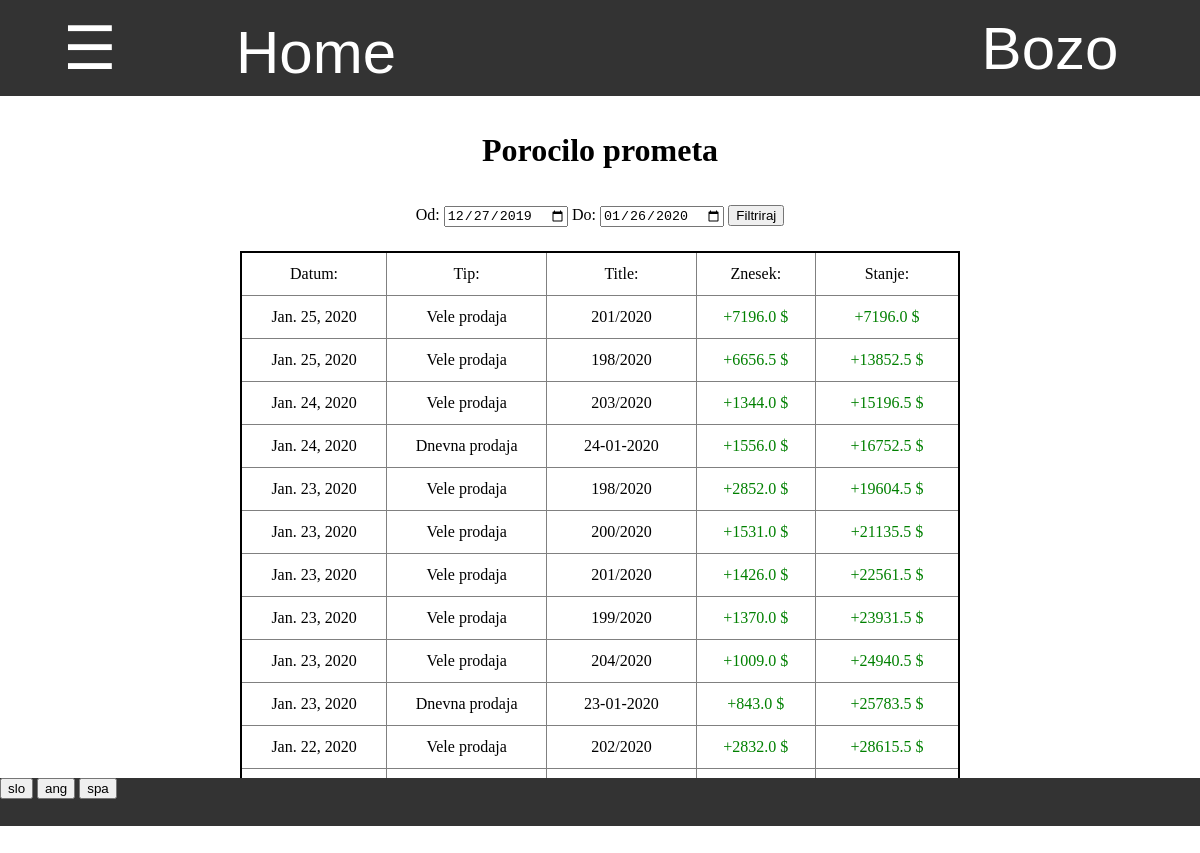
/zaloga/porocilo/porocilo_prometa (signed in), run on the app's committed database.
### program/models.py (models this page shows)
class Profil(models.Model):
    user = models.OneToOneField(User,on_delete=models.CASCADE)
    jezik =  models.CharField(default="spa",max_length=3, choices=JEZIKI)
    stranka = models.OneToOneField(Stranka, on_delete=models.CASCADE, default=None, null=True, blank=True)

### zaloga/models.py (models this page shows, shortened)
class Baza(models.Model):
    author = models.ForeignKey(User,default=1, on_delete=models.CASCADE)
    title = models.CharField(default="",max_length=15)
    datum = models.DateField(default=timezone.now)
    zaloga = models.ForeignKey(Zaloga, default=1 ,on_delete=models.CASCADE)
    status = models.CharField(default="aktivno",max_length=10)
    sprememba_zaloge = models.IntegerField(default = -1)
    tip = models.CharField(default="prevzem",max_length=20, choices=TIPI_BAZE)
    kontejner = models.OneToOneField(Kontejner,null=True,default=None,blank=True, on_delete=models.CASCADE)
    popust = models.IntegerField(default = None, null=True, blank=True)
    stranka = models.ForeignKey(Stranka, on_delete=models.CASCADE, default=None, null=True, blank=True)
    cas = models.TimeField(default=None,null=True,blank=True)
    dnevna_prodaja = models.ForeignKey(Dnevna_prodaja, on_delete=models.CASCADE, default=None, null=True, blank=True)
    prevoz = models.DecimalField(default=None,null=True,blank=True,max_digits=5, decimal_places=2)
    @property
    def skupno_stevilo(self):
        stevilo = 0
        for vnos in self.vnos_set.all():
            stevilo += vnos.stevilo
        return stevilo
    @property
    def skupna_cena(self):
        cena = 0
        for vnos in self.vnos_set.all():
            cena += vnos.skupna_cena
        return cena
    @property
    def cena_popusta(self):
        return round(float(self.skupna_cena) * (self.popust / 100))
    @property
    def cena_prevoza(self):
        if self.prevoz != None:
            return self.skupno_stevilo * self.prevoz
    @property
    def koncna_cena(self):
        if self.prevoz != None:
            return self.skupna_cena - self.cena_popusta + self.cena_prevoza
        else:
            return self.skupna_cena - self.cena_popusta

class Dnevna_prodaja(models.Model):
    zaloga = models.ForeignKey(Zaloga, default=1, on_delete=models.CASCADE)
    prodaja = models.ForeignKey(Prodaja, default=1, on_delete=models.CASCADE)
    datum = models.DateField(default=timezone.now)
    title = models.CharField(default="", max_length=20)
    tip = 'dnevna_prodaja'
    skupna_cena = models.DecimalField(decimal_places=2,max_digits=6,default=0)
    skupno_stevilo = models.IntegerField(default = 0)

### zaloga/stroski_views.py (the view)
# urls.py: path('porocilo_prometa',stroski_views.porocilo_prometa, name='porocilo_prometa'),
def porocilo_prometa(request):
    danes = datetime.date.today().strftime('%Y-%m-%d')
    pred_mescem =  (datetime.date.today() - datetime.timedelta(days=30)).strftime('%Y-%m-%d')
    od = request.GET.get('od',pred_mescem)
    do = request.GET.get('do', danes)
    stroski = Stroski_Group.objects.all().filter(datum__gte = od, datum__lte = do).order_by('-datum','-pk').prefetch_related('strosek_set')
    vele_prodaje = Baza.objects.all().filter(tip="vele_prodaja",datum__gte=od,datum__lte=do,status="veljavno").order_by('-datum','-pk').prefetch_related('vnos_set')
    dnevne_prodaje = Dnevna_prodaja.objects.all().filter(datum__gte=od,datum__lte=do).order_by('-datum','-pk')
    promet = []
    for strosek in stroski.iterator():
        slovar = {
            'tip':'Strosek',
            'znesek':-float(strosek.skupni_znesek),
            'title':strosek.title,
            'datum':strosek.datum,
        }
        promet.append(slovar)
    for vele_prodaja in vele_prodaje.iterator():
        slovar = {
            'tip':'Vele prodaja',
            'znesek':float(vele_prodaja.koncna_cena),
            'title':vele_prodaja.title,
            'datum':vele_prodaja.datum,
        }
        promet.append(slovar)
    for dnevna_prodaja in dnevne_prodaje.iterator():
        slovar = {
            'tip':'Dnevna prodaja',
            'znesek':float(dnevna_prodaja.skupna_cena),
            'title':dnevna_prodaja.title,
            'datum':dnevna_prodaja.datum,
        }
        promet.append(slovar)
    promet = sorted(promet,key = lambda i: (i['datum'],i['tip'],i['znesek']), reverse=True)
    pretok, skupno = pregled_prometa(promet)
    slovar = {
        'pretok':pretok,
        'skupno':skupno,
        'promet':promet,
        'od':od,
        'do':do,
    }
    return pokazi_stran(request,'porocilo/porocilo.html',slovar)

### program/models.py (called while the page is built)
    @property
    def vrni_jezike(self):
        return JEZIKI

### request_funkcije.py (called while the page is built)
def vrni_slovar(request):
    with open('slovar.json') as dat:
        slovar = json.load(dat)
    return slovar

def pokazi_stran(request, html, baze={}):
    stranka = False
    program = Program.objects.first()
    zaloga = Zaloga.objects.first()
    if request.user.profil.stranka != None:
        stranka = True
    slovar = {'stranka':stranka,'program':program,'slovar':vrni_slovar(request),'jezik':request.user.profil.jezik}
    slovar.update(baze)
    if not 'zaloga' in baze:
        slovar.update({'zaloga':zaloga})
    slovar.update({'zaloga_pk':slovar['zaloga'].pk})
    return render(request, html, slovar)

### zaloga/models.py (called while the page is built)
    @property
    def skupna_cena(self):
        return self.stevilo * self.cena

    @property
    def skupni_znesek(self):
        znesek = 0
        for strosek in self.strosek_set.all():
            znesek += strosek.znesek
        return znesek

### zaloga/stroski_views.py (called while the page is built)
def pregled_prometa(promet):
    cene, skupno = [], 0
    for sprememba in promet:
        skupno += sprememba['znesek']
        cene.append(skupno)
    return cene, skupno

### zaloga/templatetags/zaloga_exstras.py (called while the page is built)
@register.filter
def keyvalue(dict, key):
    return dict[key]

### zaloga/templates/porocilo/porocilo.html (shortened to what this page needs)
{% extends 'program/base.html' %}
{% load zaloga_exstras %}
{% block content %}
<h1 style="margin-top:3%"> Porocilo prometa </h1>
<div class="filter" style="margin-top:3%">
    <form action="{% url 'porocilo_prometa' %}" method="GET">
        {{slovar|keyvalue:'Od'|keyvalue:jezik}}: <input type="date" value="{{od}}" name="od">
        {{slovar|keyvalue:'Do'|keyvalue:jezik}}: <input type="date" value="{{do}}" name="do">
        <input type="submit" value="{{slovar|keyvalue:'Filtriraj'|keyvalue:jezik}}">
    </form>
</div>
<div style="margin-top:2%;display:inline-block;width:60%">
    <table class="tabela_vnosov">
        <tr>
            <td> {{slovar|keyvalue:'Datum'|keyvalue:jezik}}: </td>
            <td> {{slovar|keyvalue:'Tip'|keyvalue:jezik}}: </td>
            <td> {{slovar|keyvalue:'Title'|keyvalue:jezik}}: </td>
            <td> {{slovar|keyvalue:'Znesek'|keyvalue:jezik}}: </td>
            <td> {{slovar|keyvalue:'Stanje'|keyvalue:jezik}}: </td>
        </tr>
        {% for sprememba in promet %}
            <tr>
                <td> {{sprememba.datum}} </td>
                <td> {{slovar|keyvalue:sprememba.tip|keyvalue:jezik}} </td>
                <td> {{sprememba.title}} </td>
                {% if sprememba.znesek < 0 %}
                    <td> <div style="color:red">{{sprememba.znesek}} $</div> </td>
                {% else %}
                     <td> <div style="color:green">+{{sprememba.znesek}} $</div> </td>
                {% endif %}
                {% if pretok|keyvalue:forloop.counter0 < 0 %}
                    <td> <div style="color:red">{{pretok|keyvalue:forloop.counter0}} $</div> </td>
                {% else %}
                     <td> <div style="color:green">+{{pretok|keyvalue:forloop.counter0}} $</div> </td>
                {% endif %}
            </tr>
        {% endfor %}
    </table>
</div>
{% endblock %}

### program/templates/css/navbar.html (shortened to what this page needs)
{% load zaloga_exstras %}
<div id="navbar" class="navbar">
    {% if stranka %}
        <div style="display:inline-block;width:28%"><a href="{% url 'stranka_pregled_narocil' %}" style="width:100%"> Pregled narocil </a></div>
        <div style="display:inline-block;width:22%"><a href="{% url 'stranka_zgodovina' %}" style="width:100%"> Zgodovina </a></div>
        <a style="width:15%" href="/">Home</a>
    {% else %}
        <button onclick="odpri()" class="nav" style="width:15%"> ☰ </button>
        <a style="width:20%" href="/">Home</a>
    {% endif %}
    <div class="racun dropdown" id="racun">
        <button class="dropbtn" >{{ user.get_username }}
        </button>
    </div>
</div>

### program/static/css/footer.css (style rules this page uses)
div { margin: 0%; padding: 0%; }
div input { margin: 0%; }
div form { margin:0%; padding: 0% }

### program/templates/program/base.html (style rules this page uses)
body { margin: 0%; padding: 0%; overflow:hidden; }
div { margin: 0%; padding: 0%; }

### program/templates/css/tabele.html (style rules this page uses)
table.tabela_vnosov { width:100%; border-spacing:0; border: 2px solid black; border-collapse: collapse; padding:0.5% }
table.tabela_vnosov td { font-size: 100%; text-align: center; border: 1px solid grey; padding: 1vmin; border-collapse: collapse; }

### program/templates/css/navbar.html (style rules this page uses)
.navbar { overflow: hidden; background-color: #333; font-family: Arial; height:12% }
.navbar a { float: left; font-size: 5vmin; color: white; text-align: center; padding: 18px 16px; text-decoration:none; height:100%; }
.navbar .dropdown, .nav { float: left; height:100%; width:100%; margin:0; overflow:hidden; }
.navbar .dropdown .dropbtn, .nav { font-size: 5vmin; border: none; outline: none; color: white; padding: 12px 16px; width:100%; height:100%; background-color: inherit; font-family: inherit; margin: 0; }
.navbar .racun { float:right; width:300px; overflow:hidden }

### data on the page
Profil: jezik "Od", jezik "Do", jezik "Filtriraj", jezik "Datum", jezik "Tip", jezik "Title", jezik "Znesek", jezik "Stanje", promet "Vele prodaja" "Vele prodaja" "Vele prodaja" "Dnevna prodaja" "Vele prodaja" "Vele prodaja" "Vele prodaja" "Vele prodaja" "Vele prodaja" "Dnevna prodaja" "Vele prodaja"
Baza: datum "Jan. 25, 2020", title "201/2020"
Baza: datum "Jan. 25, 2020", title "198/2020"
Baza: datum "Jan. 24, 2020", title "203/2020"
Dnevna_prodaja: datum "Jan. 24, 2020", title "24-01-2020"
Baza: datum "Jan. 23, 2020", title "198/2020"
Baza: datum "Jan. 23, 2020", title "200/2020"
Baza: datum "Jan. 23, 2020", title "201/2020"
Baza: datum "Jan. 23, 2020", title "199/2020"
Baza: datum "Jan. 23, 2020", title "204/2020"
Dnevna_prodaja: datum "Jan. 23, 2020", title "23-01-2020"
Baza: datum "Jan. 22, 2020", title "202/2020"

### other printed values
{{ user.get_username }} "Bozo"
{{ sprememba.znesek }} "7196.0" "6656.5" "1344.0" "1556.0" "2852.0" "1531.0" "1426.0" "1370.0" "1009.0" "843.0" "2832.0"
{{ pretok|keyvalue:forloop.counter0 }} "7196.0" "13852.5" "15196.5" "16752.5" "19604.5" "21135.5" "22561.5" "23931.5" "24940.5" "25783.5" "28615.5"
